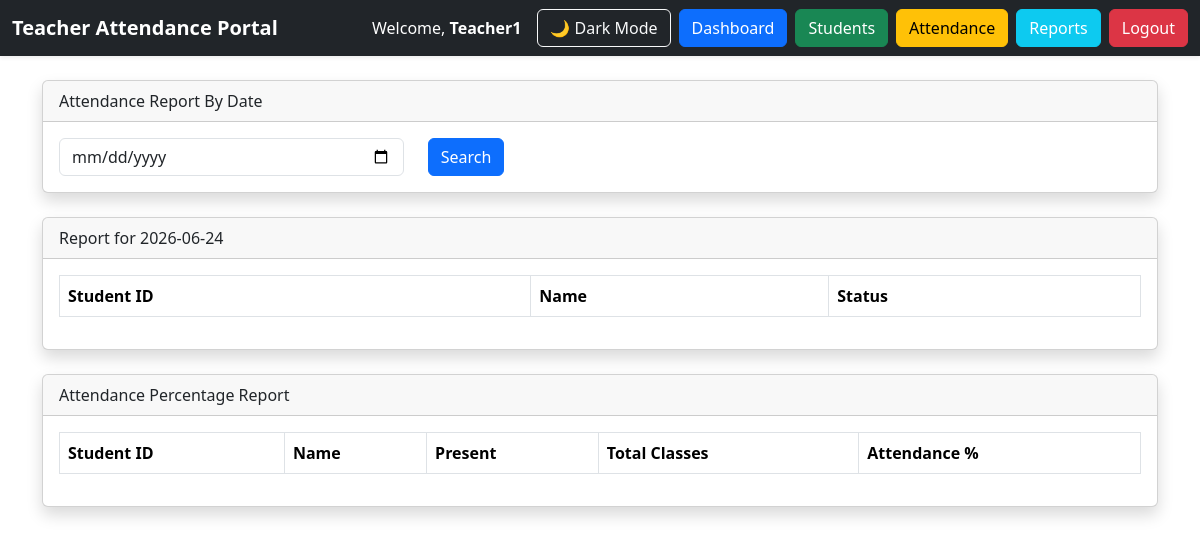
/admin/reports.php?attendance_date=2026-06-24 (signed in), run on an earlier commit of the app's database.
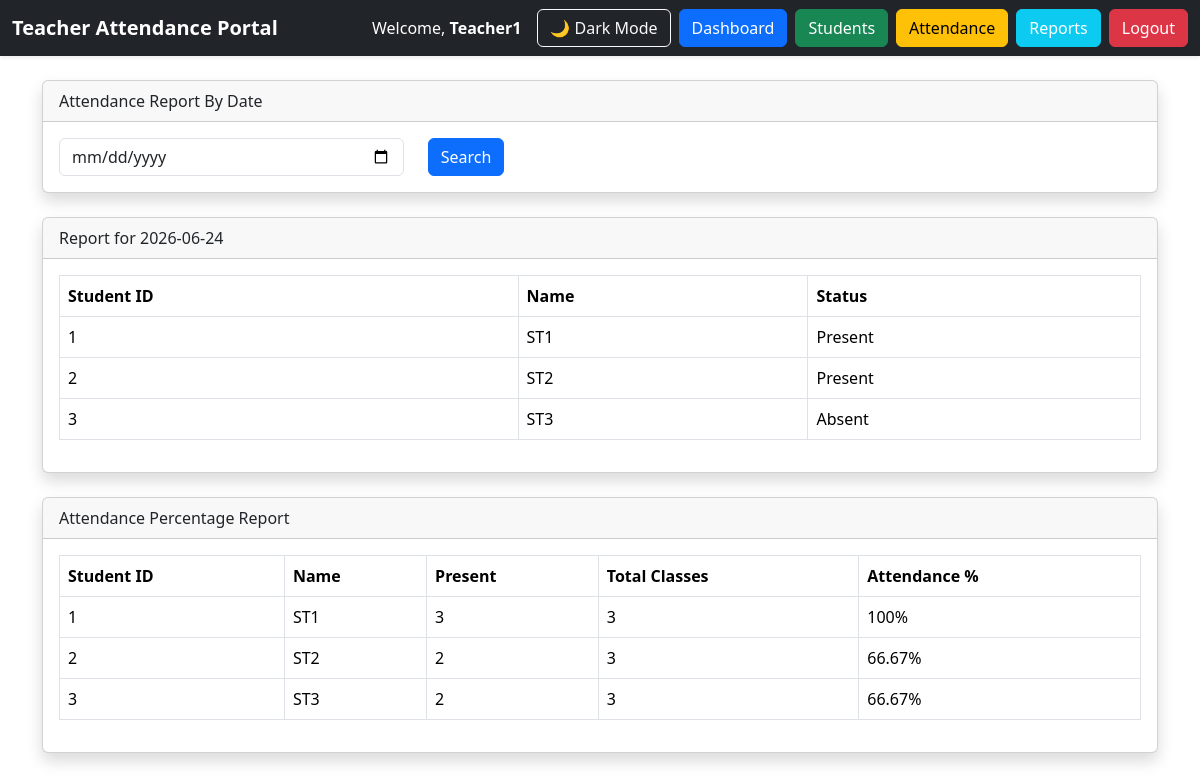
And on a later commit of the database.
### tables this page shows
CREATE TABLE `attendance` (
  `id` int(11) NOT NULL,
  `student_id` int(11) DEFAULT NULL,
  `attendance_date` date DEFAULT NULL,
  `status` enum('Present','Absent') DEFAULT NULL
);

CREATE TABLE `students` (
  `id` int(11) NOT NULL,
  `student_id` varchar(20) DEFAULT NULL,
  `name` varchar(100) DEFAULT NULL,
  `department` varchar(100) DEFAULT NULL,
  `semester` varchar(20) DEFAULT NULL,
  `teacher_id` int(11) NOT NULL
);

### admin/reports.php (the view, shortened to what this page needs)
<?php
include("../config/db.php");
$teacher_id = $_SESSION['teacher_id'];
$selected_date = "";
if(isset($_GET['attendance_date'])){
    $selected_date = $_GET['attendance_date'];
    $report = mysqli_query(
        $conn,
        "SELECT attendance.*, students.student_id, students.name
         FROM attendance
         JOIN students
         ON attendance.student_id = students.id
         WHERE attendance.attendance_date='$selected_date'
         AND students.teacher_id='$teacher_id'
         ORDER BY students.name ASC"
    );
}
$percentage_report = mysqli_query(
    $conn,
    "SELECT
        students.student_id,
        students.name,
        SUM(
            CASE
                WHEN attendance.status='Present'
                THEN 1
                ELSE 0
            END
        ) AS present_count,
        COUNT(attendance.id) AS total_count
     FROM students
     LEFT JOIN attendance
     ON students.id = attendance.student_id
     WHERE students.teacher_id='$teacher_id'
     GROUP BY students.id
     ORDER BY students.name ASC"
);
include("../includes/header.php");
include("../includes/navbar.php");
?>
<div class="container mt-4">
    <div class="card shadow mb-4">
        <div class="card-header">
            Attendance Report By Date
        </div>
        <div class="card-body">
            <form method="GET">
                <div class="row">
                    <div class="col-md-4">
                        <input
                            type="date"
                            name="attendance_date"
                            class="form-control"
                            required>
                    </div>
                    <div class="col-md-2">
                        <button class="btn btn-primary">
                            Search
                        </button>
                    </div>
                </div>
            </form>
        </div>
    </div>
    <?php if($selected_date != "") { ?>
        <div class="card shadow mb-4">
            <div class="card-header">
                Report for <?php echo $selected_date; ?>
            </div>
            <div class="card-body">
                <table class="table table-bordered">
                    <thead>
                        <tr>
                            <th>Student ID</th>
                            <th>Name</th>
                            <th>Status</th>
                        </tr>
                    </thead>
                    <tbody>
                    <?php while($row = mysqli_fetch_assoc($report)) { ?>
                        <tr>
                            <td><?php echo $row['student_id']; ?></td>
                            <td><?php echo $row['name']; ?></td>
                            <td><?php echo $row['status']; ?></td>
                        </tr>
                    <?php } ?>
                    </tbody>
                </table>
            </div>
        </div>
    <?php } ?>
    <div class="card shadow">
        <div class="card-header">
            Attendance Percentage Report
        </div>
        <div class="card-body">
            <table class="table table-bordered">
                <thead>
                    <tr>
                        <th>Student ID</th>
                        <th>Name</th>
                        <th>Present</th>
                        <th>Total Classes</th>
                        <th>Attendance %</th>
                    </tr>
                </thead>
                <tbody>
                <?php while($row = mysqli_fetch_assoc($percentage_report)) { ?>
                    <?php
                    $percentage = 0;
                    if($row['total_count'] > 0){
                        $percentage =
                            round(
                                ($row['present_count'] / $row['total_count']) * 100,
                                2
                            );
                    }
                    ?>
                    <tr>
                        <td><?php echo $row['student_id']; ?></td>
                        <td><?php echo $row['name']; ?></td>
                        <td><?php echo $row['present_count']; ?></td>
                        <td><?php echo $row['total_count']; ?></td>
                        <td><?php echo $percentage; ?>%</td>
                    </tr>
                <?php } ?>
                </tbody>
            </table>
        </div>
    </div>
</div>
<?php include("../includes/footer.php"); ?>

What changed in the data, as far as the page shows it:
added attendance: student.student_id "1", student.name "ST1", status "Present"
added attendance: student.student_id "2", student.name "ST2", status "Present"
added attendance: student.student_id "3", student.name "ST3", status "Absent"
Also different on the page:
new list line: "1 ST1 3 3 100 %"
new list line: "2 ST2 2 3 66.67 %"
new list line: "3 ST3 2 3 66.67 %"
